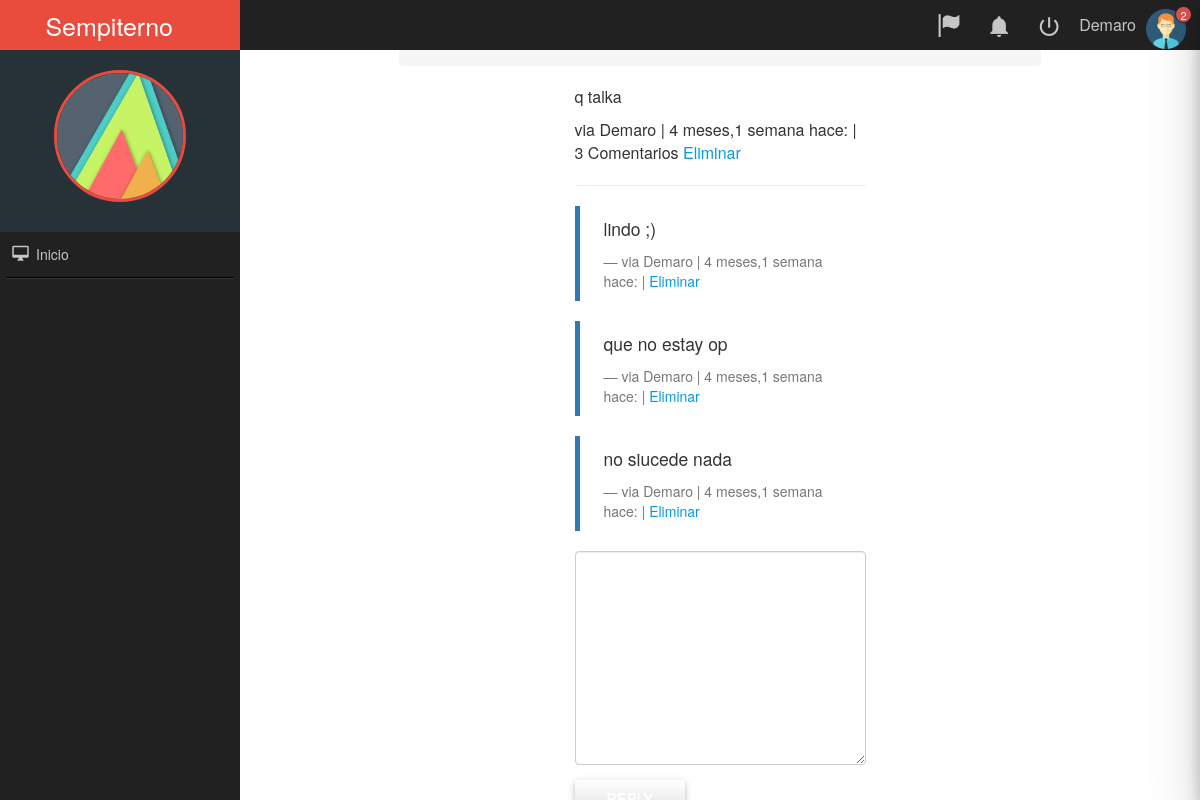
Page /comments/1/ (signed in) on the committed database.
### comments/models.py (models this page shows, shortened)
class Comment(models.Model):
    user        = models.ForeignKey(settings.AUTH_USER_MODEL, default=1)
    content_type = models.ForeignKey(ContentType, on_delete=models.CASCADE)
    object_id = models.PositiveIntegerField()
    content_object = GenericForeignKey('content_type', 'object_id')
    parent      = models.ForeignKey("self", null=True, blank=True)
    content     = models.TextField()
    timestamp   = models.DateTimeField(auto_now_add=True)
    objects = CommentManager()
    class Meta:
        ordering = ['-timestamp']
    def get_delete_url(self):
        return reverse("comments:delete", kwargs={"id": self.id})
    def children(self): #replies
        return Comment.objects.filter(parent=self)
    @property
    def is_parent(self):
        if self.parent is not None:
            return False
        return True

### comments/views.py (the view, shortened to what this page needs)
# urls.py: url(r'^(?P<id>\d+)/$', comment_thread, name='thread'),
def comment_thread(request, id):
    try:
        obj = Comment.objects.get(id=id)
    except:
        raise Http404
    if not obj.is_parent:
        obj = obj.parent
    content_object = obj.content_object # Post that the comment is on
    content_id = obj.content_object.id
    initial_data = {
            "content_type": obj.content_type,
            "object_id": obj.object_id
    }
    form = CommentForm(request.POST or None, initial=initial_data)
    context = {
        "comment": obj,
        "form": form,
    }
    return render(request, "comment_thread.html", context)

### comments/forms.py
class CommentForm(forms.Form):
    content_type = forms.CharField(widget=forms.HiddenInput)
    object_id = forms.IntegerField(widget=forms.HiddenInput)
    content = forms.CharField(label='', widget=forms.Textarea)

### templates/comment_thread.html (shortened to what this page needs)
{% extends "base.html" %}
{% load urlify %}
{% load crispy_forms_tags %}
{% block content %}
<div class='col-sm-6 col-sm-offset-3'>
          <p>{{ comment.content }}</p>
          <footer>via {{ comment.user }} | {{ comment.timestamp|timesince }} hace: | {% if comment.children.count > 0 %}{{ comment.children.count }} Comentario{% if comment.children.count > 1 %}s{% endif %} {% endif %} {% if request.user == comment.user %}<a href='{{ comment.get_delete_url }}'>Eliminar</a> {% endif %}</footer>
          <hr/>
          <div>
              {% for child_comment in comment.children %}
                <blockquote>
                <p>{{ child_comment.content }}</p>
                <footer>via {{ child_comment.user }} | {{ child_comment.timestamp|timesince }} hace: | {% if request.user == child_comment.user %}<a href='{{ child_comment.get_delete_url }}'>Eliminar</a>{% endif %}</footer>
                </blockquote>
             {% endfor %}
             {% if request.user.is_authenticated %}
            <form method="POST" action="."> {% csrf_token %}
                {{ form|crispy }}
                <input type='submit' value='Reply' class='btn btn-default'>
            </form>
            {% else %}
            <p>
            Debes iniciar sesión para comentar! </p>
            {% endif %}
        </div>
</div>
{% endblock content %}

### templates/base.html (shortened to what this page needs)
<!DOCTYPE html>
<html lang="es">
<head>
<link rel="stylesheet" href="https://maxcdn.bootstrapcdn.com/bootstrap/3.3.6/css/bootstrap.min.css">
<link rel="stylesheet" href="https://maxcdn.bootstrapcdn.com/bootstrap/3.3.6/css/bootstrap-theme.min.css">
<link rel='stylesheet' href='https://maxcdn.bootstrapcdn.com/font-awesome/4.5.0/css/font-awesome.min.css' >
{% load staticfiles %}
<link rel='stylesheet' href='{% static "css/base.css" %}' />
    <link rel="stylesheet" href='{% static "css/normalize.css" %}'>
    <link rel="stylesheet" href='{% static "css/materialize.min.css" %}'>
    <link rel="stylesheet" href='{% static "css/material-design-iconic-font.min.css" %}'>
    <link rel="stylesheet" href='{% static "css/jquery.mCustomScrollbar.css" %}'>
    <link rel="stylesheet" href='{% static "css/sweetalert.css" %}'>
    <link rel="stylesheet" href='{% static "css/style.css" %}'>
    <section class="NavLateral full-width">
        <div class="NavLateral-content full-width">
            <header class="NavLateral-title full-width center-align">
               Sempiterno
            </header>
            <figure class="full-width NavLateral-logo">
                <img src='{% static "assets/img/logo.png" %}' alt="material-logo" class="responsive-img center-box">
            </figure>
            <div class="NavLateral-Nav">
                <ul class="full-width">
                    <li>
                        <a href="/" class="waves-effect waves-light"><i class="zmdi zmdi-desktop-mac zmdi-hc-fw"></i> Inicio</a>
                    </li>
                    <li class="NavLateralDivider"></li>
                </ul>
            </div>
        </div>
    </section>
    </head>
    <section class="ContentPage full-width">
        <div class="ContentPage-Nav full-width">
            <ul class="full-width">
                {% if request.user.is_authenticated %}
                <li><figure><img src='{% static "assets/img/user.png" %}' alt="UserImage"></figure></li>
                <li style="padding:0 5px;">{{request.user.username}}</li>
                <li><a href='{% url "logout" %}' class="tooltipped waves-effect " data-position="bottom" data-delay="50" data-tooltip="Logout"><i class="zmdi zmdi-power"></i></a></li>
                {% endif %}
                {% if request.user.is_authenticated %}
                <li>
                    <a href="#" class="tooltipped waves-effect-light btn-Notification" data-position="bottom" data-delay="50" data-tooltip="Notifications">
                        <i class="zmdi zmdi-notifications"></i>
                <li><a href='/create' class="tooltipped waves-effect" data-position="bottom" data-delay="50" data-tooltip="Publicar"><i class="glyphicon glyphicon-flag"></i></a></li>
                        <span class="ContentPage-Nav-indicator bg-danger">2</span>
                    {% endif %}
                    </a>
                </li>
            </ul>
        </div>
</body>
</head>
<body>
<div class='container'>
    <ol class='breadcrumb'>
    </ol>
{% block content %}
{% endblock content %}
</div>
</body>

### static/css/style.css (style rules this page uses)
body, html { margin: 0; padding: 0; position: relative; font-size: 16px; background-color: #fff; width: 100%; height: 100%; color: #333; }
.full-width { margin: 0; padding: 0; width: 100%; }
.center-box { margin:0 auto; }
.bg-danger { background-color: #d9534f !important; }
.NavLateral, .ContentPage { position: absolute; top: 0; height: 100%; }
.NavLateral { left: 0; width: 20%; }
.NavLateral-content { height: 100%; position: absolute; z-index: 10; background-color: rgb(33,33,33); color: #C7C5C7; }
.NavLateral-title { height: 50px; line-height: 50px; color: #fff; background-color: rgb(233,76,61); font-size: 25px; }
.NavLateral-logo { padding: 20px 0; color: #fff; background-color: rgb(38,50,56); }
.NavLateral-logo img { width: 55%; height: auto; display: block; border-radius: 50%; margin-bottom: 10px; border: 3px solid rgb(233,76,61); }
.NavLateralDivider { height: 0 !important; width: 95% !important; background-color: transparent; border: none; border-top: 1px solid rgba(0,0,0,0.9); border-bottom:1px solid rgba(255,255,255,0.08); margin: 0 auto !important; }
.NavLateral-Nav ul li { height: auto; margin: 0; padding: 0; }
.NavLateral-Nav ul li a { height: 45px; line-height: 45px; width: 100%; font-size: 14px; padding-left: 9px; display: block; color: #C7C5C7; transition: all .3s ease-in-out; }
.NavLateral-Nav ul li a i { font-size: 18px; }
.ContentPage { right: 0; width: 80%; background-color: #fff; }
.ContentPage-Nav { height: 50px; background-color: rgb(33,33,33); position: relative; }
.ContentPage-Nav ul { height: 50px; padding-right: 9px; position: relative; }
.ContentPage-Nav ul li { height: 50px; float: right; min-width: 50px; color: #C7C5C7; position: relative; line-height: 50px; }
.ContentPage-Nav ul li a { height: 50px; width: 50px; line-height: 50px; display: block; text-align: center; color: #C7C5C7; font-size: 25px; position: relative; }
.ContentPage-Nav ul li figure { margin: 0; padding: 0 5px; }
.ContentPage-Nav ul li figure img { width: 40px; height: 40px; margin-top: 5px; }
.ContentPage-Nav-indicator { position: absolute; top: 6px; right: 8px; font-size: 11px; text-align: center; width: 17px; height: 17px; line-height: 17px; border-radius: 50%; color: #fff; border: 1px solid rgb(33,33,33); }

### rows in the picture
Comment: content "q talka", user "Demaro", timestamp "4 meses,1 semana", children.count "3"
Comment: content "lindo ;)", user "Demaro", timestamp "4 meses,1 semana"
Comment: content "que no estay op", user "Demaro", timestamp "4 meses,1 semana"
Comment: content "no siucede nada", user "Demaro", timestamp "4 meses,1 semana"

### other values in the picture
{{ request.user.username }} "Demaro"
